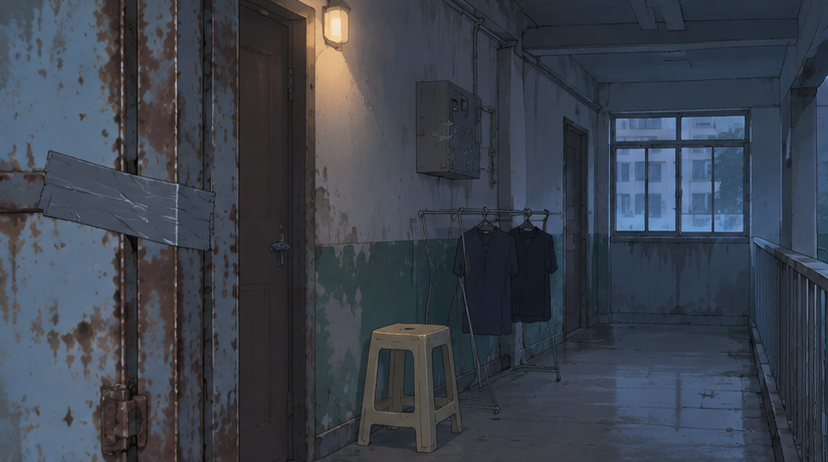
#> input picture projects/悬疑/visual-tests/20261114-pilot-8shots/cells/G1-P1.png, 828 x 462 px, given in place of old-p1.png, which was not available
$ python make_overview.py
#> lines starting #> are read from the running program, lines starting #| are printed output that depends on the picture
# -*- coding: utf-8 -*-
"""Assemble the single overview deliverable: 4 rows (panels) x 2 columns (old/new)."""
from pathlib import Path

from PIL import Image, ImageDraw, ImageFont

RUN = Path(__file__).resolve().parent / "runs" / "20261109-063916-grid2x2-ab"
CELLS = RUN / "cells"
OUT = RUN / "compare" / "overview-4x2.png"
FONT = r"C:\Windows\Fonts\arial.ttf"
GAP = 8
HEADER = 40
LABEL_W = 118


def main() -> None:
    cell_w, cell_h = Image.open(CELLS / "old-p1.png").size
#> cell_w = 828; cell_h = 462
    scale = 0.62
    thumb_w, thumb_h = int(cell_w * scale), int(cell_h * scale)
#> thumb_w = 513; thumb_h = 286
    width = LABEL_W + thumb_w * 2 + GAP * 3
#> width = 1168
    height = HEADER + (thumb_h + GAP) * 4 + GAP
#> height = 1224
    canvas = Image.new("RGB", (width, height), (14, 14, 16))
    draw = ImageDraw.Draw(canvas)
    title = ImageFont.truetype(FONT, 22)
    label = ImageFont.truetype(FONT, 18)
    small = ImageFont.truetype(FONT, 15)
    draw.text((GAP, 10), "Complex 2x2 grid, identical prompt · gpt-image-2.5-sunburst · 2048x1152",
              fill=(232, 232, 232), font=title)
    draw.text((LABEL_W + GAP + thumb_w // 2 - 40, HEADER - 2), "OLD · dklapi", fill=(240, 200, 120), font=label)
    draw.text((LABEL_W + GAP * 2 + thumb_w + thumb_w // 2 - 45, HEADER - 2), "NEW · mxwell",
              fill=(120, 210, 240), font=label)
    names = {1: "P1 wide\n3 chimneys", 2: "P2 macro\n5 tubeworms", 3: "P3 ROV arm\nsample", 4: "P4 vent rim\n4 shrimp"}
    for index in range(1, 5):
        y = HEADER + 24 + (index - 1) * (thumb_h + GAP)
#> y = 64
        for line_no, line in enumerate(names[index].split("\n")):
            draw.text((GAP, y + thumb_h // 2 - 18 + line_no * 20), line, fill=(210, 210, 210), font=small)
        for col, tag in enumerate(("old", "new")):
            x = LABEL_W + GAP + col * (thumb_w + GAP)
#> x = 126
            thumb = Image.open(CELLS / f"{tag}-p{index}.png").convert("RGB").resize(
                (thumb_w, thumb_h), Image.LANCZOS)
            canvas.paste(thumb, (x, y))
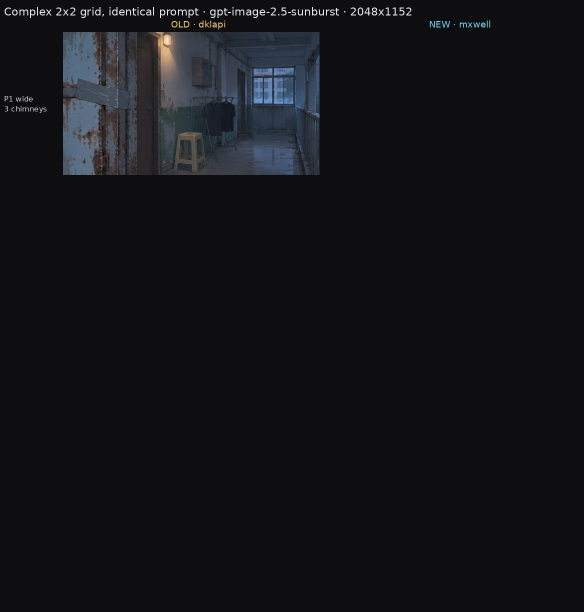
#> canvas: PIL image 1168x1224 RGB (shown at 1/2 size); mean R, G, B 19.4, 20.1, 23
#> pass 2 of the loop in main, `for index in range(1, 5):`:
#> y = 358
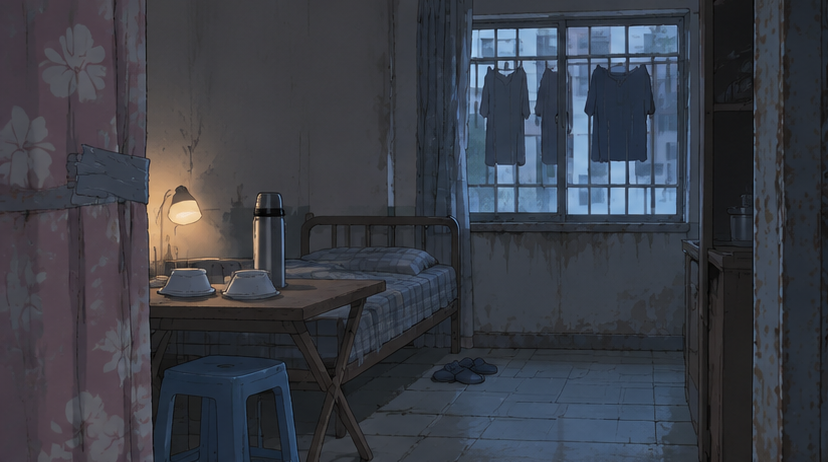
#> input picture projects/悬疑/visual-tests/20261114-pilot-8shots/cells/G1-P2.png, 828 x 462 px, given in place of old-p2.png, which was not available
#> in main, `canvas.paste(thumb, (x, y))`:
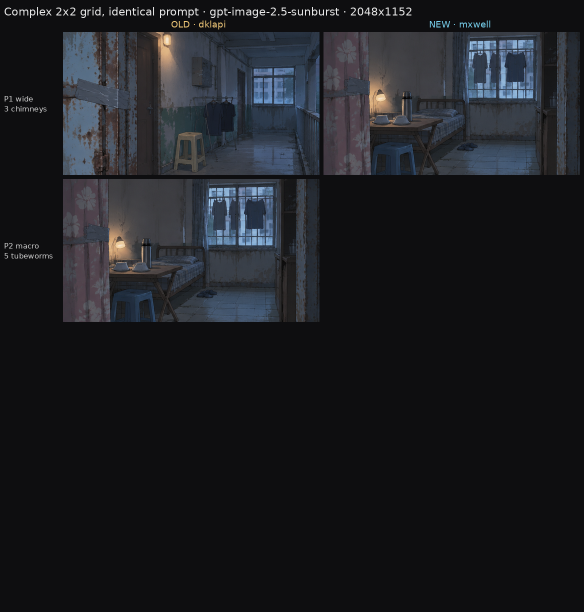
#> canvas: PIL image 1168x1224 RGB (shown at 1/2 size); mean R, G, B 28.8, 30.2, 34.4
    canvas.save(OUT)
    print(OUT, canvas.size)


if __name__ == "__main__":
#> (the run stopped early here; a loop or call above may not have finished)
